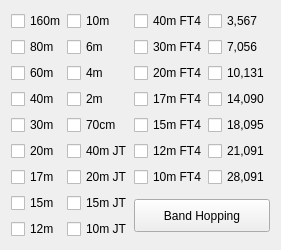
                   <widget class="QWidget" name="tab_3">
                    <attribute name="title">
                     <string>3</string>
                    </attribute>
                    <layout class="QGridLayout" name="gridLayout_5">
                     <item row="0" column="0">
                      <widget class="QWidget" name="widget_3" native="true">
                       <property name="sizePolicy">
                        <sizepolicy hsizetype="Preferred" vsizetype="Preferred">
                         <horstretch>0</horstretch>
                         <verstretch>0</verstretch>
                        </sizepolicy>
                       </property>
                       <layout class="QGridLayout" name="gridLayout_15">
                        <property name="leftMargin">
                         <number>0</number>
                        </property>
                        <property name="topMargin">
                         <number>0</number>
                        </property>
                        <property name="rightMargin">
                         <number>0</number>
                        </property>
                        <property name="bottomMargin">
                         <number>0</number>
                        </property>
                        <property name="horizontalSpacing">
                         <number>1</number>
                        </property>
                        <property name="verticalSpacing">
                         <number>6</number>
                        </property>
                        <item row="6" column="2">
                         <widget class="QCheckBox" name="cb10mFT4">
                          <property name="toolTip">
                           <string>630m FT8</string>
                          </property>
                          <property name="text">
                           <string>10m FT4</string>
                          </property>
                         </widget>
                        </item>
                        <item row="6" column="3">
                         <widget class="QCheckBox" name="cb10mDXp">
                          <property name="toolTip">
                           <string>28,091 MHz FT8</string>
                          </property>
                          <property name="text">
                           <string>28,091</string>
                          </property>
                         </widget>
                        </item>
                        <item row="0" column="0">
                         <widget class="QCheckBox" name="cb160m">
                          <property name="toolTip">
                           <string>160m FT8</string>
                          </property>
                          <property name="text">
                           <string>160m</string>
                          </property>
                         </widget>
                        </item>
                        <item row="8" column="0">
                         <widget class="QCheckBox" name="cb12m">
                          <property name="toolTip">
                           <string>12m FT8</string>
                          </property>
                          <property name="text">
                           <string>12m</string>
                          </property>
                         </widget>
                        </item>
                        <item row="1" column="1">
                         <widget class="QCheckBox" name="cb6m">
                          <property name="toolTip">
                           <string>6m FT8</string>
                          </property>
                          <property name="text">
                           <string>6m</string>
                          </property>
                         </widget>
                        </item>
                        <item row="5" column="3">
                         <widget class="QCheckBox" name="cb15mDXp">
                          <property name="toolTip">
                           <string>21,091 MHz FT8</string>
                          </property>
                          <property name="text">
                           <string>21,091</string>
                          </property>
                         </widget>
                        </item>
                        <item row="1" column="0">
                         <widget class="QCheckBox" name="cb80m">
                          <property name="toolTip">
                           <string>80m FT8</string>
                          </property>
                          <property name="text">
                           <string>80m</string>
                          </property>
                         </widget>
                        </item>
                        <item row="3" column="3">
                         <widget class="QCheckBox" name="cb20mDXp">
                          <property name="toolTip">
                           <string>14,090 MHz FT8</string>
                          </property>
                          <property name="text">
                           <string>14,090</string>
                          </property>
                         </widget>
                        </item>
                        <item row="2" column="2">
                         <widget class="QCheckBox" name="cb20mFT4">
                          <property name="toolTip">
                           <string>20m FT4</string>
                          </property>
                          <property name="text">
                           <string>20m FT4</string>
                          </property>
                         </widget>
                        </item>
                        <item row="6" column="0">
                         <widget class="QCheckBox" name="cb17m">
                          <property name="toolTip">
                           <string>17m FT8</string>
                          </property>
                          <property name="text">
                           <string>17m</string>
                          </property>
                         </widget>
                        </item>
                        <item row="5" column="2">
                         <widget class="QCheckBox" name="cb12mFT4">
                          <property name="toolTip">
                           <string>630m FST4</string>
                          </property>
                          <property name="text">
                           <string>12m FT4</string>
                          </property>
                         </widget>
                        </item>
                        <item row="4" column="3">
                         <widget class="QCheckBox" name="cb17mDXp">
                          <property name="toolTip">
                           <string>18,095 MHz FT8</string>
                          </property>
                          <property name="text">
                           <string>18,095</string>
                          </property>
                         </widget>
                        </item>
                        <item row="3" column="2">
                         <widget class="QCheckBox" name="cb17mFT4">
                          <property name="toolTip">
                           <string>17m FT4</string>
                          </property>
                          <property name="text">
                           <string>17m FT4</string>
                          </property>
                         </widget>
                        </item>
                        <item row="2" column="3">
                         <widget class="QCheckBox" name="cb30mDXp">
                          <property name="toolTip">
                           <string>10,131 MHz FT8</string>
                          </property>
                          <property name="text">
                           <string>10,131</string>
                          </property>
                         </widget>
                        </item>
                        <item row="2" column="1">
                         <widget class="QCheckBox" name="cb4m">
                          <property name="toolTip">
                           <string>4m FT8</string>
                          </property>
                          <property name="text">
                           <string>4m</string>
                          </property>
                         </widget>
                        </item>
                        <item row="4" column="2">
                         <widget class="QCheckBox" name="cb15mFT4">
                          <property name="toolTip">
                           <string>2200m FST4</string>
                          </property>
                          <property name="text">
                           <string>15m FT4</string>
                          </property>
                         </widget>
                        </item>
                        <item row="7" column="0">
                         <widget class="QCheckBox" name="cb15m">
                          <property name="toolTip">
                           <string>15m FT8</string>
                          </property>
                          <property name="text">
                           <string>15m</string>
                          </property>
                         </widget>
                        </item>
                        <item row="2" column="0">
                         <widget class="QCheckBox" name="cb60m">
                          <property name="toolTip">
                           <string>60m FT8</string>
                          </property>
                          <property name="text">
                           <string>60m</string>
                          </property>
                         </widget>
                        </item>
                        <item row="0" column="3">
                         <widget class="QCheckBox" name="cb80mDXp">
                          <property name="toolTip">
                           <string>3,567 MHz FT8</string>
                          </property>
                          <property name="text">
                           <string>3,567</string>
                          </property>
                         </widget>
                        </item>
                        <item row="3" column="1">
                         <widget class="QCheckBox" name="cb2m">
                          <property name="toolTip">
                           <string>2m FT8</string>
                          </property>
                          <property name="text">
                           <string>2m</string>
                          </property>
                         </widget>
                        </item>
                        <item row="1" column="2">
                         <widget class="QCheckBox" name="cb30mFT4">
                          <property name="toolTip">
                           <string>30m FT4</string>
                          </property>
                          <property name="text">
                           <string>30m FT4</string>
                          </property>
                         </widget>
                        </item>
                        <item row="5" column="0">
                         <widget class="QCheckBox" name="cb20m">
                          <property name="toolTip">
                           <string>20m FT8</string>
                          </property>
                          <property name="text">
                           <string>20m</string>
                          </property>
                         </widget>
                        </item>
                        <item row="0" column="1">
                         <widget class="QCheckBox" name="cb10m">
                          <property name="toolTip">
                           <string>10m FT8</string>
                          </property>
                          <property name="text">
                           <string>10m</string>
                          </property>
                         </widget>
                        </item>
                        <item row="0" column="2">
                         <widget class="QCheckBox" name="cb40mFT4">
                          <property name="toolTip">
                           <string>40m FT4</string>
                          </property>
                          <property name="text">
                           <string>40m FT4</string>
                          </property>
                         </widget>
                        </item>
                        <item row="4" column="0">
                         <widget class="QCheckBox" name="cb30m">
                          <property name="toolTip">
                           <string>30m FT8</string>
                          </property>
                          <property name="text">
                           <string>30m</string>
                          </property>
                         </widget>
                        </item>
                        <item row="1" column="3">
                         <widget class="QCheckBox" name="cb40mDXp">
                          <property name="toolTip">
                           <string>7,056 MHz FT8</string>
                          </property>
                          <property name="text">
                           <string>7,056</string>
                          </property>
                         </widget>
                        </item>
                        <item row="3" column="0">
                         <widget class="QCheckBox" name="cb40m">
                          <property name="toolTip">
                           <string>40m FT8</string>
                          </property>
                          <property name="text">
                           <string>40m</string>
                          </property>
                         </widget>
                        </item>
                        <item row="4" column="1">
                         <widget class="QCheckBox" name="cb70cm">
                          <property name="toolTip">
                           <string>70cm FT8</string>
                          </property>
                          <property name="text">
                           <string>70cm</string>
                          </property>
                         </widget>
                        </item>
                        <item row="8" column="1">
                         <widget class="QCheckBox" name="cb10mJT">
                          <property name="toolTip">
                           <string>2m MSK144</string>
                          </property>
                          <property name="whatsThis">
                           <string/>
                          </property>
                          <property name="text">
                           <string>10m JT</string>
                          </property>
                         </widget>
                        </item>
                        <item row="7" column="1">
                         <widget class="QCheckBox" name="cb15mJT">
                          <property name="toolTip">
                           <string>6m MSK144</string>
                          </property>
                          <property name="text">
                           <string>15m JT</string>
                          </property>
                         </widget>
                        </item>
                        <item row="6" column="1">
                         <widget class="QCheckBox" name="cb20mJT">
                          <property name="toolTip">
                           <string>2m Q65</string>
                          </property>
                          <property name="text">
                           <string>20m JT</string>
                          </property>
                         </widget>
                        </item>
                        <item row="5" column="1">
                         <widget class="QCheckBox" name="cb40mJT">
                          <property name="toolTip">
                           <string>6m Q65</string>
                          </property>
                          <property name="text">
                           <string>40m JT</string>
                          </property>
                         </widget>
                        </item>
                        <item row="7" column="2" rowspan="2" colspan="2">
                         <widget class="QPushButton" name="pbBandHopping">
                          <property name="minimumSize">
                           <size>
                            <width>0</width>
                            <height>33</height>
                           </size>
                          </property>
                          <property name="toolTip">
                           <string>Toggle band hopping On/Off. Band hopping occurs every other full minute. Changes to the checkboxes take effect immediately.</string>
                          </property>
                          <property name="styleSheet">
                           <string notr="true">QPushButton:checked {
	background-color: red;
	border-style: outset;
	border-width: 1px;
	border-radius: 5px;
	border-color: black;
	min-width: 5em;
	padding: 3px;
}</string>
                          </property>
                          <property name="text">
                           <string>  Band Hopping  </string>
                          </property>
                          <property name="checkable">
                           <bool>true</bool>
                          </property>
                         </widget>
                        </item>
                       </layout>
                      </widget>
                     </item>
                    </layout>
                   </widget>
